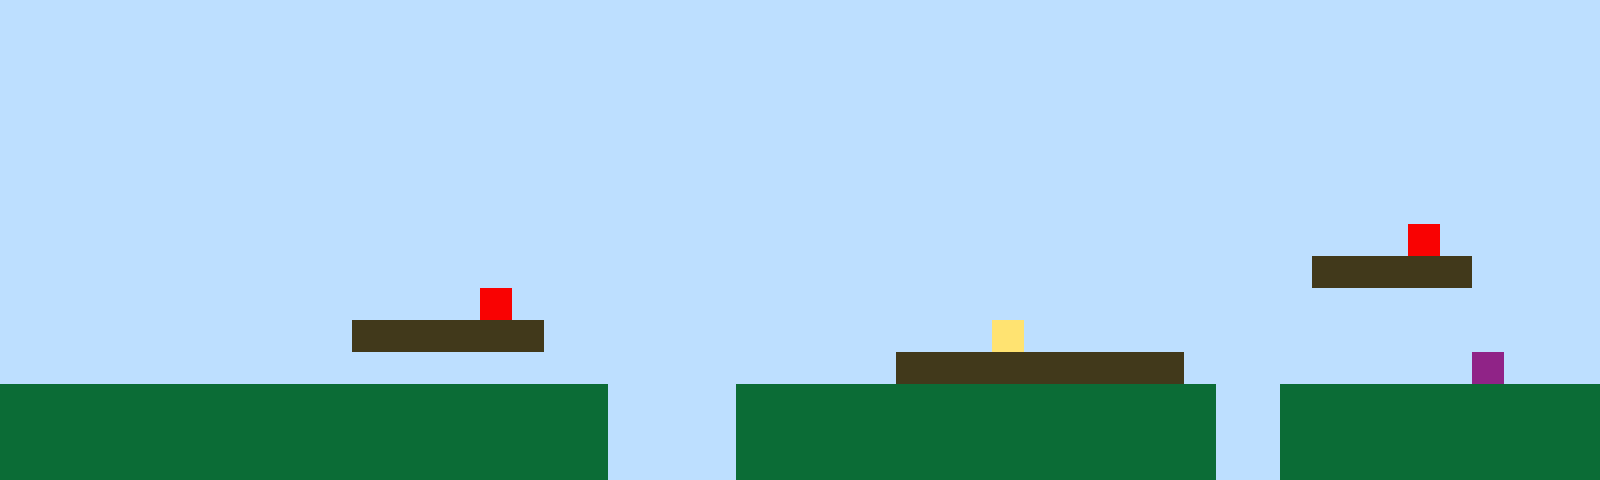

Tiled map render using the project's own tile images. Description and the whole map definition, tile-layer contents included, below:
An orthogonal 50x15 tile map with 32x32 px tiles, 1 tile layer (Tile Layer 1).

<map version="1.10" tiledversion="1.11.2" orientation="orthogonal" renderorder="right-up" width="50" height="15" tilewidth="32" tileheight="32" infinite="0" nextlayerid="2" nextobjectid="1"><editorsettings><export target="map1.csv" format="csv" /></editorsettings><tileset firstgid="1" name="sprites" tilewidth="32" tileheight="32" tilecount="6" columns="3"><image source="sprites.png" width="96" height="64" /></tileset><layer id="1" name="Tile Layer 1" width="50" height="15"><data encoding="csv">1,1,1,1,1,1,1,1,1,1,1,1,1,1,1,1,1,1,1,1,1,1,1,1,1,1,1,1,1,1,1,1,1,1,1,1,1,1,1,1,1,1,1,1,1,1,1,1,1,1,1,1,1,1,1,1,1,1,1,1,1,1,1,1,1,1,1,1,1,1,1,1,1,1,1,1,1,1,1,1,1,1,1,1,1,1,1,1,1,1,1,1,1,1,1,1,1,1,1,1,1,1,1,1,1,1,1,1,1,1,1,1,1,1,1,1,1,1,1,1,1,1,1,1,1,1,1,1,1,1,1,1,1,1,1,1,1,1,1,1,1,1,1,1,1,1,1,1,1,1,1,1,1,1,1,1,1,1,1,1,1,1,1,1,1,1,1,1,1,1,1,1,1,1,1,1,1,1,1,1,1,1,1,1,1,1,1,1,1,1,1,1,1,1,1,1,1,1,1,1,1,1,1,1,1,1,1,1,1,1,1,1,1,1,1,1,1,1,1,1,1,1,1,1,1,1,1,1,1,1,1,1,1,1,1,1,1,1,1,1,1,1,1,1,1,1,1,1,1,1,1,1,1,1,1,1,1,1,1,1,1,1,1,1,1,1,1,1,1,1,1,1,1,1,1,1,1,1,1,1,1,1,1,1,1,1,1,1,1,1,1,1,1,1,1,1,1,1,1,1,1,1,1,1,1,1,1,1,1,1,1,1,1,1,1,1,1,1,1,1,1,1,1,1,1,1,1,1,1,1,1,1,1,1,1,1,1,1,1,1,1,1,1,1,1,1,1,1,1,1,1,1,1,1,1,1,1,1,1,1,1,1,1,1,1,1,1,1,1,1,1,1,1,1,1,1,1,1,1,1,1,1,1,1,1,1,1,1,1,1,1,1,1,1,5,1,1,1,1,1,1,1,1,1,1,1,1,1,1,1,1,1,1,1,1,1,1,1,1,1,1,1,1,1,1,1,1,1,1,1,1,1,1,1,1,1,1,1,1,1,1,3,3,3,3,3,1,1,1,1,1,1,1,1,1,1,1,1,1,1,1,1,1,1,1,5,1,1,1,1,1,1,1,1,1,1,1,1,1,1,1,1,1,1,1,1,1,1,1,1,1,1,1,1,1,1,1,1,1,1,1,1,1,1,1,1,1,1,1,1,1,3,3,3,3,3,3,1,1,1,1,1,1,1,1,1,1,1,1,1,1,4,1,1,1,1,1,1,1,1,1,1,1,1,1,1,1,1,1,1,1,1,1,1,1,1,1,1,1,1,1,1,1,1,1,1,1,1,1,1,1,1,1,1,1,1,1,1,3,3,3,3,3,3,3,3,3,1,1,1,1,1,1,1,1,1,6,1,1,1,2,2,2,2,2,2,2,2,2,2,2,2,2,2,2,2,2,2,2,1,1,1,1,2,2,2,2,2,2,2,2,2,2,2,2,2,2,2,1,1,2,2,2,2,2,2,2,2,2,2,2,2,2,2,2,2,2,2,2,2,2,2,2,2,2,2,2,2,2,1,1,1,1,2,2,2,2,2,2,2,2,2,2,2,2,2,2,2,1,1,2,2,2,2,2,2,2,2,2,2,2,2,2,2,2,2,2,2,2,2,2,2,2,2,2,2,2,2,2,1,1,1,1,2,2,2,2,2,2,2,2,2,2,2,2,2,2,2,1,1,2,2,2,2,2,2,2,2,2,2</data></layer></map>
